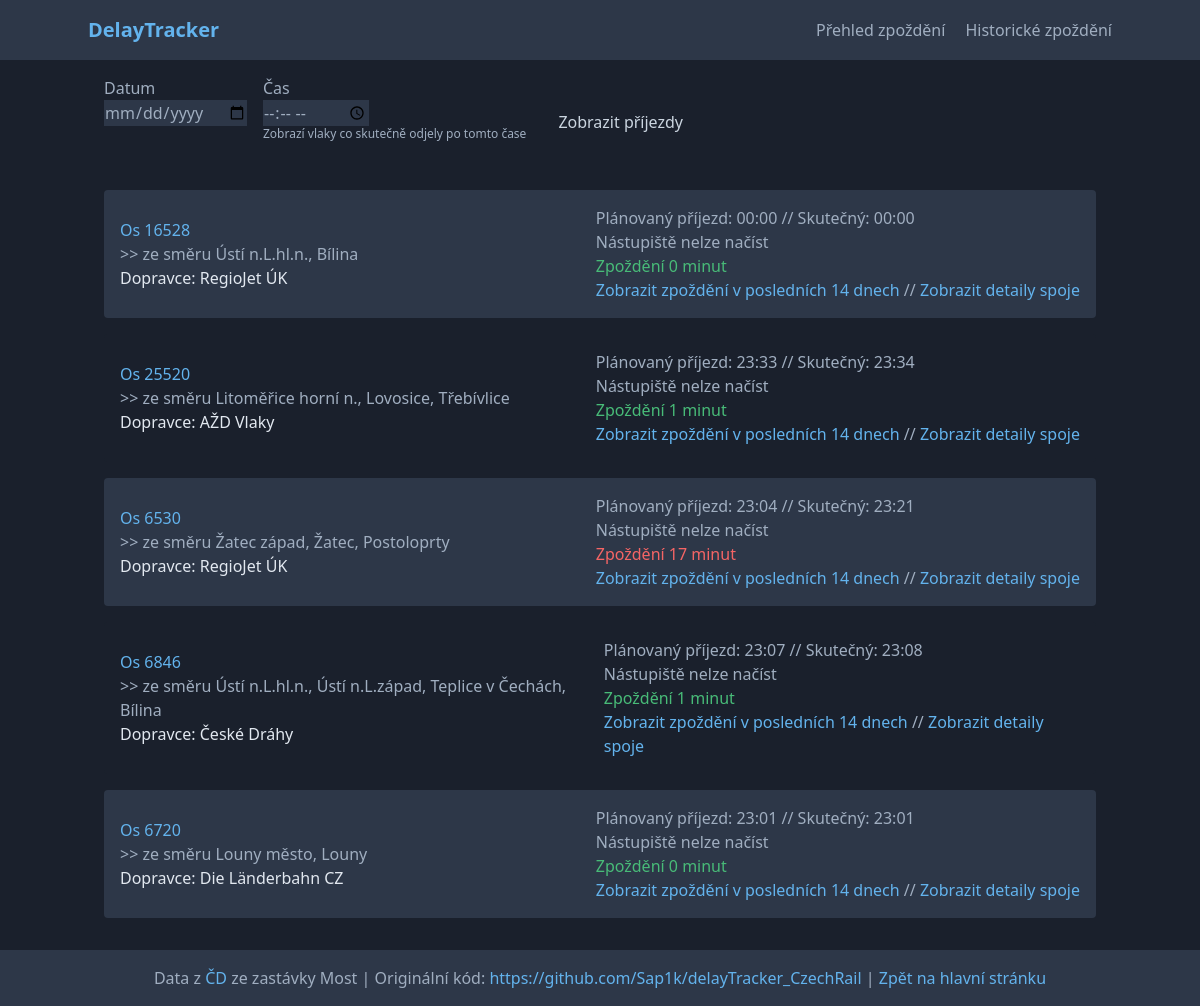
The page / on the database its author committed.
### tables this page shows
CREATE TABLE zpozdeni (id INTEGER PRIMARY KEY NOT NULL, train_num INTEGER, train_type TEXT, train_name TEXT, from_direction TEXT, delay INTEGER, planned TEXT, cd_url TEXT, platform TEXT, inserted TEXT DEFAULT (datetime('now', 'localtime')));

### app.py (the view)
@app.route('/')
def view_delays():
    con = create_connection("zpozdeni.sqlite3")
    c = con.cursor()
    date = request.args.get('date')
    time = request.args.get('time')
    if any(val is None or val == "" for val in [date, time]):
        c.execute('SELECT * FROM zpozdeni ORDER BY id DESC LIMIT 5')
    else:
        datetime_db = f"{date} {time}:00"
        c.execute('SELECT * FROM zpozdeni WHERE inserted > ? ORDER BY id LIMIT 5', [datetime_db])
    last_delays = c.fetchall()
    real_arrivals = calculate_arrival(last_delays)
    con.close()  # nezapomeň zavřít spojení
    return make_response(render_template('maina.html', trains=last_delays, datetime=[date, time], real_arrivals=real_arrivals))

### app.py (called while the page is built)
def create_connection(db_file):
    conn = None
    try:
        conn = sqlite3.connect(db_file, check_same_thread=False)
        print(sqlite3.version)
    except sqlite3.Error as e:
        print(e)
    finally:
        if conn:
            return conn
        else:
            return None

def calculate_arrival(query_res):
    real_arrivals = list()
    for arrival in query_res:
        planned_arrival = datetime.strptime(arrival[6], '%Y-%m-%d %H:%M:%S')
        real_arrival = planned_arrival + timedelta(minutes=arrival[5])
        real_arrivals.append(datetime.strftime(real_arrival, '%H:%M'))
    return real_arrivals

@app.before_request
def log_ip():
    if request.headers.get('X-Forwarded-For'):
        actual_ip = request.headers.getlist('X-Forwarded-For')[0]
    else:
        actual_ip = request.remote_addr
    query_string = request.query_string.decode('utf-8')
    if query_string:
        log_entry = f'{actual_ip} - - [{datetime.now().strftime("%d/%b/%Y %H:%M:%S")}] "{request.method} {request.path}?{query_string} HTTP/1.1" (Proxy: {PROXY_IP})'
    else:
        log_entry = f'{actual_ip} - - [{datetime.now().strftime("%d/%b/%Y %H:%M:%S")}] "{request.method} {request.path} HTTP/1.1" (Proxy: {PROXY_IP})'
    app.logger.info(log_entry)
    print(log_entry)

### templates/maina.html (shortened to what this page needs)
<html lang="cs">
<head>
    <script src="https://cdn.tailwindcss.com"></script>
    <link rel="stylesheet" href="https://cdnjs.cloudflare.com/ajax/libs/font-awesome/5.15.3/css/all.min.css"></link>
</head>
<body class="flex flex-col min-h-screen">
    <nav class="bg-dark p-4">
        <div class="container mx-auto flex justify-between items-center">
            <a class="text-primary text-xl font-bold" href="/">DelayTracker</a>
            <div class="space-x-4">
                <a class="text-secondary hover:text-primary" href="/">Přehled zpoždění</a>
                <a class="text-secondary hover:text-primary" href="/historie">Historické zpoždění</a>
            </div>
        </div>
    </nav>
    <form class="container mx-auto p-4 flex space-x-4" method="get" action="/">
        <div>
            <label for="date" class="block text-secondary">Datum</label>
            <input type="date" class="form-control bg-dark text-secondary border-none" id="date" name="date" value="{{ datetime[0] }}">
        </div>
        <div>
            <label for="time" class="block text-secondary">Čas</label>
            <input type="time" class="form-control bg-dark text-secondary border-none" id="time" name="time" value="{{ datetime[1] }}">
            <div class="text-xs text-secondary">Zobrazí vlaky co skutečně odjely po tomto čase</div>
        </div>
        <div class="self-end">
            <button type="submit" class="bg-primary text-dark py-2 px-4 rounded">Zobrazit příjezdy</button>
        </div>
    </form>
    <div class="container mx-auto p-4 flex-grow overflow-auto">
        {% for train in trains %}
            {% set train_carrier = train[3].split(',') %}
            {% if train[5] < 3 %}
                {% set delay_color = 'text-green' %}
            {% elif train[5] < 10 %}
                {% set delay_color = 'text-orange' %}
            {% elif train[5] < 30 %}
                {% set delay_color = 'text-red' %}
            {% else %}
                {% set delay_color = 'text-purple' %}
            {% endif %}
            {% if loop.index0 % 2 == 1 %}
                {% set bg_class = 'bg-darker' %}
            {% else %}
                {% set bg_class = 'bg-dark' %}
            {% endif %}
            <div class="p-4 {{ bg_class }} rounded mb-4">
                <div class="flex justify-between items-center">
                    <div>
                        <h3 class="train_name text-primary">{{ train_carrier[0] }}</h3>
                        <h5 class="text-secondary">&gt;&gt; ze směru {{ train[4] }}</h5>
                        <p class="text-dopravce carrier-name">Dopravce: {{ train_carrier[1] }}</p>
                    </div>
                    <div>
                        <p class="text-secondary">Plánovaný příjezd: {{ train[6][11:16] }} // Skutečný: {{ real_arrivals[loop.index0] }}</p>
                        <p class="text-secondary platform" data-train-num="{{ train[1] }}">Načítám nástupiště...</p>
                        <p class="{{ delay_color }}">Zpoždění {{ train[5] }} minut</p>
                        <a class="text-primary hover:underline" href="/historie?train_num={{ train[1] }}">Zobrazit zpoždění v posledních 14 dnech</a> <span class="text-secondary">//</span>
                        <a class="text-primary hover:underline" href="{{ train[7] }}">Zobrazit detaily spoje</a>
                    </div>
                </div>
            </div>
        {% endfor %}
    </div>
    <footer class="bg-dark p-4 text-center text-secondary">
        Data z <a class="text-primary hover:underline" href="https://cd.cz">ČD</a> ze zastávky Most | Originální kód: <a class="text-primary hover:underline" href="https://github.com/Sap1k/delayTracker_CzechRail">https://github.com/Sap1k/delayTracker_CzechRail</a> | <a class="text-primary hover:underline" href="https://odjezdy.online">Zpět na hlavní stránku</a>
    </footer>
</body>
</html>

### templates/maina.html (style rules this page uses)
body { background-color: #1a202c; color: #cbd5e0; }
.bg-dark { background-color: #2d3748; }
.bg-darker { background-color: #1a202c; }
.text-primary { color: #63b3ed; }
.text-secondary { color: #a0aec0; }
.text-dopravce { color: #e2e8f0; }
.text-green { color: #48bb78; }
.text-red { color: #f56565; }

### rows shown on the page
zpozdeni: train_carrier "Os 16528", from_direction "Ústí n.L.hl.n., Bílina", planned "00:00", real_arrivals "00:00", delay "0"
zpozdeni: train_carrier "Os 25520", from_direction "Litoměřice horní n., Lovosice, Třebívlice", planned "23:33", real_arrivals "23:34", delay "1"
zpozdeni: train_carrier "Os 6530", from_direction "Žatec západ, Žatec, Postoloprty", planned "23:04", real_arrivals "23:21", delay "17"
zpozdeni: train_carrier "Os 6846", from_direction "Ústí n.L.hl.n., Ústí n.L.západ, Teplice v Čechách, Bílina", planned "23:07", real_arrivals "23:08", delay "1"
zpozdeni: train_carrier "Os 6720", from_direction "Louny město, Louny", planned "23:01", real_arrivals "23:01", delay "0"
